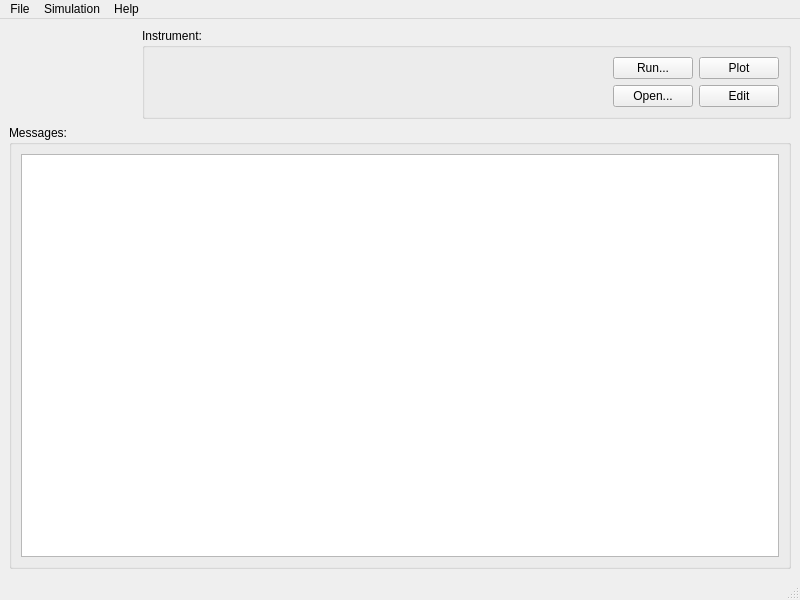
<?xml version="1.0" encoding="UTF-8"?>
<ui version="4.0">
 <class>MainWindow</class>
 <widget class="QMainWindow" name="MainWindow">
  <property name="geometry">
   <rect>
    <x>0</x>
    <y>0</y>
    <width>800</width>
    <height>600</height>
   </rect>
  </property>
  <property name="windowTitle">
   <string>mcgui-py</string>
  </property>
  <property name="toolTip">
   <string/>
  </property>
  <widget class="QWidget" name="centralwidget">
   <layout class="QVBoxLayout" name="verticalLayout">
    <item>
     <layout class="QHBoxLayout" name="hlayoutInstrument">
      <item>
       <widget class="QLabel" name="lblIcon">
        <property name="maximumSize">
         <size>
          <width>127</width>
          <height>100</height>
         </size>
        </property>
        <property name="text">
         <string/>
        </property>
        <property name="pixmap">
         <pixmap>mcstas-py.png</pixmap>
        </property>
        <property name="scaledContents">
         <bool>false</bool>
        </property>
       </widget>
      </item>
      <item>
       <widget class="QGroupBox" name="gbxInstrument">
        <property name="title">
         <string>Instrument:</string>
        </property>
        <layout class="QHBoxLayout" name="horizontalLayout_3">
         <item>
          <layout class="QGridLayout" name="grdInstrument">
           <item row="2" column="1">
            <widget class="QLabel" name="lblInstrument">
             <property name="text">
              <string>&lt;Instrument file&gt;</string>
             </property>
            </widget>
           </item>
           <item row="0" column="1" colspan="5">
            <spacer name="hSpacerRunPlot">
             <property name="orientation">
              <enum>Qt::Horizontal</enum>
             </property>
             <property name="sizeHint" stdset="0">
              <size>
               <width>40</width>
               <height>20</height>
              </size>
             </property>
            </spacer>
           </item>
           <item row="0" column="6">
            <widget class="QPushButton" name="btnRun">
             <property name="sizePolicy">
              <sizepolicy hsizetype="Fixed" vsizetype="Fixed">
               <horstretch>0</horstretch>
               <verstretch>0</verstretch>
              </sizepolicy>
             </property>
             <property name="text">
              <string>Run...</string>
             </property>
            </widget>
           </item>
           <item row="0" column="7">
            <widget class="QPushButton" name="btnPlot">
             <property name="sizePolicy">
              <sizepolicy hsizetype="Fixed" vsizetype="Fixed">
               <horstretch>0</horstretch>
               <verstretch>0</verstretch>
              </sizepolicy>
             </property>
             <property name="text">
              <string>Plot</string>
             </property>
            </widget>
           </item>
           <item row="2" column="7">
            <widget class="QPushButton" name="btnEdit">
             <property name="sizePolicy">
              <sizepolicy hsizetype="Fixed" vsizetype="Fixed">
               <horstretch>0</horstretch>
               <verstretch>0</verstretch>
              </sizepolicy>
             </property>
             <property name="text">
              <string>Edit</string>
             </property>
            </widget>
           </item>
           <item row="2" column="6">
            <widget class="QPushButton" name="btnOpenInstrument">
             <property name="sizePolicy">
              <sizepolicy hsizetype="Fixed" vsizetype="Fixed">
               <horstretch>0</horstretch>
               <verstretch>0</verstretch>
              </sizepolicy>
             </property>
             <property name="toolTip">
              <string>Browse instrument...</string>
             </property>
             <property name="text">
              <string>Open...</string>
             </property>
            </widget>
           </item>
           <item row="2" column="2" colspan="4">
            <spacer name="hSpacerOpenEdit">
             <property name="orientation">
              <enum>Qt::Horizontal</enum>
             </property>
             <property name="sizeHint" stdset="0">
              <size>
               <width>40</width>
               <height>20</height>
              </size>
             </property>
            </spacer>
           </item>
          </layout>
         </item>
        </layout>
        <zorder></zorder>
       </widget>
      </item>
     </layout>
    </item>
    <item>
     <widget class="QGroupBox" name="gbxMessages">
      <property name="title">
       <string>Messages:</string>
      </property>
      <layout class="QHBoxLayout" name="horizontalLayout_2">
       <item>
        <widget class="QTextBrowser" name="txtbrwMcgui"/>
       </item>
      </layout>
     </widget>
    </item>
   </layout>
  </widget>
  <widget class="QMenuBar" name="menubar">
   <property name="geometry">
    <rect>
     <x>0</x>
     <y>0</y>
     <width>800</width>
     <height>22</height>
    </rect>
   </property>
   <widget class="QMenu" name="menuFile">
    <property name="title">
     <string>File</string>
    </property>
    <widget class="QMenu" name="menuNew_From_Template">
     <property name="title">
      <string>New From Template...</string>
     </property>
     <addaction name="actionTempl_submenu"/>
    </widget>
    <addaction name="actionNew_Instrument"/>
    <addaction name="menuNew_From_Template"/>
    <addaction name="actionOpen_instrument"/>
    <addaction name="separator"/>
    <addaction name="actionEdit_Instrument"/>
    <addaction name="actionSave_As"/>
    <addaction name="actionClose_Instrument"/>
    <addaction name="separator"/>
    <addaction name="actionConfiguration"/>
    <addaction name="separator"/>
    <addaction name="actionClear_Console"/>
    <addaction name="actionQuit"/>
   </widget>
   <widget class="QMenu" name="menuSimulation">
    <property name="title">
     <string>Simulation</string>
    </property>
    <addaction name="actionRun_Simulation"/>
    <addaction name="actionCompile_Instrument"/>
    <addaction name="actionCompile_Instrument_MPI"/>
    <addaction name="separator"/>
    <addaction name="actionPlot"/>
    <addaction name="actionPlotOther"/>
    <addaction name="actionDisplay"/>
    <addaction name="actionDisplay_2d"/>
   </widget>
   <widget class="QMenu" name="menuHelp">
    <property name="title">
     <string>Help</string>
    </property>
    <addaction name="separator"/>
    <addaction name="actionMcDocCurrent"/>
    <addaction name="separator"/>
    <addaction name="actionMcdoc"/>
    <addaction name="actionMcstas_User_Manual"/>
    <addaction name="actionMcstas_Component_Manual"/>
    <addaction name="actionMcstas_Web_Page"/>
    <addaction name="separator"/>
    <addaction name="actionAbout"/>
   </widget>
   <addaction name="menuFile"/>
   <addaction name="menuSimulation"/>
   <addaction name="menuHelp"/>
  </widget>
  <widget class="QStatusBar" name="statusbar"/>
  <action name="actionOpen_instrument">
   <property name="text">
    <string>Open...</string>
   </property>
   <property name="shortcut">
    <string>Ctrl+O</string>
   </property>
  </action>
  <action name="actionQuit">
   <property name="text">
    <string>Quit</string>
   </property>
   <property name="shortcut">
    <string>Ctrl+Q</string>
   </property>
  </action>
  <action name="actionRun_Simulation">
   <property name="text">
    <string>Run Simulation...</string>
   </property>
   <property name="shortcut">
    <string>Ctrl+R</string>
   </property>
  </action>
  <action name="actionCompile_Instrument">
   <property name="text">
    <string>Compile Instrument</string>
   </property>
   <property name="shortcut">
    <string>Ctrl+Shift+R</string>
   </property>
  </action>
  <action name="actionMcstas_User_Manual">
   <property name="text">
    <string>mcstas User Manual</string>
   </property>
  </action>
  <action name="actionMcstas_Web_Page">
   <property name="text">
    <string>mcstas Web Page</string>
   </property>
  </action>
  <action name="actionAbout">
   <property name="text">
    <string>About...</string>
   </property>
   <property name="shortcut">
    <string>F1</string>
   </property>
  </action>
  <action name="actionMcstas_Component_Manual">
   <property name="text">
    <string>mcstas Component Manual</string>
   </property>
  </action>
  <action name="actionNew_Instrument">
   <property name="text">
    <string>New Instrument...</string>
   </property>
   <property name="shortcut">
    <string>Ctrl+N</string>
   </property>
  </action>
  <action name="actionEdit_Instrument">
   <property name="text">
    <string>Edit...</string>
   </property>
   <property name="shortcut">
    <string>Ctrl+E</string>
   </property>
  </action>
  <action name="actionClose_Instrument">
   <property name="text">
    <string>Close Instrument</string>
   </property>
   <property name="shortcut">
    <string>Ctrl+W</string>
   </property>
  </action>
  <action name="actionPlot">
   <property name="text">
    <string>Plot</string>
   </property>
   <property name="shortcut">
    <string>Ctrl+P</string>
   </property>
  </action>
  <action name="actionSave_As">
   <property name="text">
    <string>Save As...</string>
   </property>
   <property name="shortcut">
    <string>Ctrl+Shift+S</string>
   </property>
  </action>
  <action name="actionTempl_submenu">
   <property name="text">
    <string>new_from_templ_submenu</string>
   </property>
  </action>
  <action name="actionConfiguration">
   <property name="text">
    <string>Configuration...</string>
   </property>
   <property name="toolTip">
    <string>mccode configuration</string>
   </property>
  </action>
  <action name="actionClear_Console">
   <property name="text">
    <string>Clear Messages</string>
   </property>
   <property name="toolTip">
    <string>gui clear the log/console</string>
   </property>
  </action>
  <action name="actionCompile_Instrument_MPI">
   <property name="text">
    <string>Compile Instrument (MPI)</string>
   </property>
  </action>
  <action name="actionMcdoc">
   <property name="text">
    <string>mcdoc Component Reference</string>
   </property>
  </action>
  <action name="actionDisplay">
   <property name="text">
    <string>Display-3D (classic)</string>
   </property>
  </action>
  <action name="actionDisplay_2d">
   <property name="text">
    <string>Display-2D</string>
   </property>
  </action>
  <action name="actionPlotOther">
   <property name="text">
    <string>Plot Other Results</string>
   </property>
   <property name="shortcut">
    <string>Ctrl+Shift+P</string>
   </property>
  </action>
  <action name="actionMcDocCurrent">
   <property name="text">
    <string>mcdoc current instrument</string>
   </property>
  </action>
 </widget>
 <resources/>
 <connections/>
</ui>
